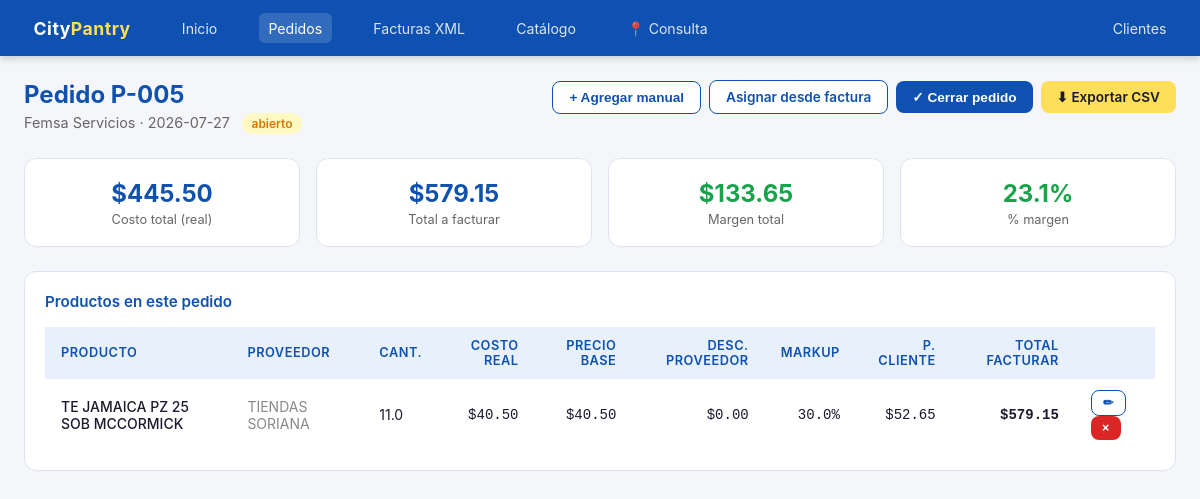
Page /pedidos/2 on the committed database.
### tables this page shows
CREATE TABLE pedidos (
            id INTEGER PRIMARY KEY AUTOINCREMENT,
            numero TEXT NOT NULL UNIQUE,
            cliente_id INTEGER NOT NULL REFERENCES clientes(id),
            fecha DATE NOT NULL,
            status TEXT DEFAULT 'abierto',
            notas TEXT,
            creado_en TIMESTAMP DEFAULT CURRENT_TIMESTAMP
        );

CREATE TABLE clientes (
            id INTEGER PRIMARY KEY AUTOINCREMENT,
            nombre TEXT NOT NULL UNIQUE,
            markup_default REAL DEFAULT 0.15,
            notas TEXT,
            creado_en TIMESTAMP DEFAULT CURRENT_TIMESTAMP
        );

CREATE TABLE productos (
            id INTEGER PRIMARY KEY AUTOINCREMENT,
            nombre TEXT NOT NULL UNIQUE,
            precio_base REAL,
            unidad TEXT,
            categoria TEXT,
            notas TEXT,
            actualizado_en TIMESTAMP DEFAULT CURRENT_TIMESTAMP
        );

### app.py (the view)
@app.route("/pedidos/<int:pedido_id>")
def pedido_detail(pedido_id):
    db = get_db()
    pedido = db.execute("""
        SELECT p.*, c.nombre as cliente_nombre, c.markup_default
        FROM pedidos p JOIN clientes c ON p.cliente_id = c.id
        WHERE p.id=?
    """, (pedido_id,)).fetchone()
    if not pedido:
        flash("Pedido no encontrado", "error")
        return redirect(url_for("pedidos"))
    items = db.execute("""
        SELECT pi.*, f.fecha as factura_fecha, f.proveedor_nombre
        FROM pedido_items pi
        LEFT JOIN conceptos_factura cf ON pi.concepto_id = cf.id
        LEFT JOIN facturas f ON cf.factura_id = f.id
        WHERE pi.pedido_id = ?
    """, (pedido_id,)).fetchall()
    sin_asignar = db.execute("""
        SELECT cf.*, f.fecha, f.proveedor_nombre, f.id as factura_id
        FROM conceptos_factura cf
        JOIN facturas f ON cf.factura_id = f.id
        WHERE cf.id NOT IN (SELECT concepto_id FROM pedido_items WHERE concepto_id IS NOT NULL)
        ORDER BY f.fecha DESC, cf.descripcion
    """).fetchall()
    productos_cat = db.execute("SELECT * FROM productos ORDER BY nombre").fetchall()
    totales = {
        "costo": sum(i["total_costo"] for i in items),
        "facturar": sum(i["total_facturar"] for i in items),
        "margen": sum((i["total_facturar"] - i["total_costo"]) for i in items),
    }
    if totales["facturar"] > 0:
        totales["margen_pct"] = totales["margen"] / totales["facturar"] * 100
    else:
        totales["margen_pct"] = 0
    return render_template("pedido_detail.html", pedido=pedido, items=items,
                           sin_asignar=sin_asignar, productos_cat=productos_cat, totales=totales)

### app.py (called while the page is built)
def get_db():
    db = getattr(g, "_database", None)
    if db is None:
        db = g._database = sqlite3.connect(DATABASE)
        db.row_factory = sqlite3.Row
        db.execute("PRAGMA foreign_keys = ON")
    return db

@app.teardown_appcontext
def close_connection(exception):
    db = getattr(g, "_database", None)
    if db is not None:
        db.close()

### templates/pedido_detail.html (shortened to what this page needs)
{% extends "base.html" %}
{% block content %}
<div class="page-header" style="display:flex; justify-content:space-between; align-items:flex-start; flex-wrap:wrap; gap:1rem;">
  <div>
    <h1>Pedido {{ pedido.numero }}</h1>
    <p>{{ pedido.cliente_nombre }} · {{ pedido.fecha }}
      <span class="badge badge-{{ 'success' if pedido.status == 'cerrado' else 'warning' }}" style="margin-left:.5rem">{{ pedido.status }}</span>
    </p>
  </div>
  <div class="gap">
    {% if pedido.status == 'abierto' %}
    <button class="btn btn-secondary" onclick="openModal('modal-manual')">+ Agregar manual</button>
    <a class="btn btn-secondary" href="/facturas">Asignar desde factura</a>
    <form method="post" action="/pedidos/{{ pedido.id }}/cerrar" onsubmit="return confirm('¿Cerrar este pedido?')">
      <button class="btn btn-primary" type="submit">✓ Cerrar pedido</button>
    </form>
    {% endif %}
    <a class="btn btn-amarillo" href="/pedidos/{{ pedido.id }}/exportar">⬇ Exportar CSV</a>
  </div>
</div>
<div class="stats-grid" style="grid-template-columns: repeat(4, 1fr);">
  <div class="stat-card">
    <div class="stat-num" style="font-size:1.5rem">${{ "%.2f"|format(totales.costo) }}</div>
    <div class="stat-label">Costo total (real)</div>
  </div>
  <div class="stat-card">
    <div class="stat-num" style="font-size:1.5rem; color:var(--azul)">${{ "%.2f"|format(totales.facturar) }}</div>
    <div class="stat-label">Total a facturar</div>
  </div>
  <div class="stat-card">
    <div class="stat-num" style="font-size:1.5rem; color:var(--success)">${{ "%.2f"|format(totales.margen) }}</div>
    <div class="stat-label">Margen total</div>
  </div>
  <div class="stat-card">
    <div class="stat-num" style="font-size:1.5rem; color:var(--success)">{{ "%.1f"|format(totales.margen_pct) }}%</div>
    <div class="stat-label">% margen</div>
  </div>
</div>
<div class="card mb1">
  <div class="card-title">Productos en este pedido</div>
  {% if items %}
  <div class="table-wrap">
    <table>
      <thead><tr>
        <th>Producto</th><th>Proveedor</th><th>Cant.</th>
        <th class="text-right">Costo real</th>
        <th class="text-right">Precio base</th>
        <th class="text-right">Desc. proveedor</th>
        <th class="text-right">Markup</th>
        <th class="text-right">P. Cliente</th>
        <th class="text-right">Total Facturar</th>
        {% if pedido.status == 'abierto' %}<th></th>{% endif %}
      </tr></thead>
      <tbody>
      {% for item in items %}
      <tr>
        <td style="font-weight:500">{{ item.producto_nombre }}</td>
        <td class="text-muted">{{ item.proveedor_nombre or '—' }}</td>
        <td>{{ item.cantidad }}</td>
        <td class="text-right mono">${{ "%.2f"|format(item.costo_real) }}</td>
        <td class="text-right mono">${{ "%.2f"|format(item.precio_base) }}</td>
        <td class="text-right mono {% if item.descuento_proveedor > 0 %}positive{% elif item.descuento_proveedor < 0 %}negative{% endif %}">
          ${{ "%.2f"|format(item.descuento_proveedor) }}
        </td>
        <td class="text-right mono">{{ "%.1f"|format(item.markup_pct * 100) }}%</td>
        <td class="text-right mono">${{ "%.2f"|format(item.precio_cliente) }}</td>
        <td class="text-right mono" style="font-weight:600">${{ "%.2f"|format(item.total_facturar) }}</td>
        {% if pedido.status == 'abierto' %}
        <td>
          <button class="btn btn-sm btn-secondary" onclick="openEditar({{ item.id }}, '{{ item.producto_nombre|replace("'","\\'") }}', {{ item.cantidad }}, {{ item.precio_base }}, {{ item.markup_pct }})">✏</button>
          <form method="post" action="/pedidos/{{ pedido.id }}/item/{{ item.id }}/eliminar" style="display:inline" onsubmit="return confirm('¿Eliminar?')">
            <button class="btn btn-sm btn-danger" type="submit">×</button>
          </form>
        </td>
        {% endif %}
      </tr>
      {% endfor %}
      </tbody>
    </table>
  </div>
  {% else %}
  <p class="text-muted">No hay productos aún. Agrega desde una factura XML o manualmente.</p>
  {% endif %}
</div>
{% endblock %}

### templates/base.html (shortened to what this page needs)
<!DOCTYPE html>
<html lang="es">
<head>
</head>
<body>
<nav>
  <a class="nav-brand" href="/"><span>City</span>Pantry</a>
  <a href="/" {% if request.path == '/' %}class="active"{% endif %}>Inicio</a>
  <a href="/pedidos" {% if '/pedidos' in request.path %}class="active"{% endif %}>Pedidos</a>
  <a href="/facturas" {% if '/facturas' in request.path %}class="active"{% endif %}>Facturas XML</a>
  <a href="/catalogo" {% if '/catalogo' in request.path %}class="active"{% endif %}>Catálogo</a>
  <a href="/consulta" {% if '/consulta' in request.path %}class="active"{% endif %}>📍 Consulta</a>
  <a href="/clientes">Clientes</a>
</nav>
<div class="container">
  {% block content %}{% endblock %}
</div>
</body>
</html>

### templates/base.html (style rules this page uses)
:root { --azul: #0F51B0; --amarillo: #FFDE59; --azul-claro: #e8f0fb; --gris: #f5f6fa; --texto: #1a1a2e; --borde: #dde3f0; --success: #16a34a; --danger: #dc2626; --warning: #d97706; }
* { box-sizing: border-box; margin: 0; padding: 0; }
body { font-family: -apple-system, BlinkMacSystemFont, 'Segoe UI', sans-serif; background: var(--gris); color: var(--texto); font-size: 14px; }
nav { background: var(--azul); color: #fff; padding: 0 1.5rem; display: flex; align-items: center; height: 56px; gap: 2rem; position: sticky; top: 0; z-index: 100; box-shadow: 0 2px 8px rgba(0,0,0,.2); }
.nav-brand { font-weight: 700; font-size: 1.1rem; color: var(--amarillo); text-decoration: none; letter-spacing: .5px; }
.nav-brand span { color: #fff; }
nav a { color: rgba(255,255,255,.85); text-decoration: none; font-size: .88rem; padding: .4rem .6rem; border-radius: 6px; transition: background .15s; }
nav a:hover, nav a.active { background: rgba(255,255,255,.15); color: #fff; }
.container { max-width: 1200px; margin: 0 auto; padding: 1.5rem; }
.page-header { margin-bottom: 1.5rem; }
.page-header h1 { font-size: 1.5rem; font-weight: 700; color: var(--azul); }
.page-header p { color: #666; margin-top: .25rem; font-size: .9rem; }
.card { background: #fff; border-radius: 12px; border: 1px solid var(--borde); padding: 1.25rem; }
.card-title { font-weight: 600; font-size: .95rem; margin-bottom: 1rem; color: var(--azul); }
.stats-grid { display: grid; grid-template-columns: repeat(auto-fit, minmax(160px, 1fr)); gap: 1rem; margin-bottom: 1.5rem; }
.stat-card { background: #fff; border: 1px solid var(--borde); border-radius: 12px; padding: 1.2rem; text-align: center; }
.stat-num { font-size: 2rem; font-weight: 700; color: var(--azul); }
.stat-label { font-size: .8rem; color: #666; margin-top: .25rem; }
.table-wrap { overflow-x: auto; }
table { width: 100%; border-collapse: collapse; }
th { background: var(--azul-claro); color: var(--azul); font-weight: 600; font-size: .8rem; text-transform: uppercase; letter-spacing: .5px; padding: .7rem 1rem; text-align: left; }
td { padding: .65rem 1rem; border-bottom: 1px solid var(--borde); vertical-align: middle; }
tr:last-child td { border-bottom: none; }
.badge { display: inline-block; padding: .2rem .6rem; border-radius: 20px; font-size: .75rem; font-weight: 600; }
.badge-warning { background: #fef9c3; color: var(--warning); }
.btn { display: inline-flex; align-items: center; gap: .4rem; padding: .5rem 1rem; border-radius: 8px; border: none; cursor: pointer; font-size: .85rem; font-weight: 600; text-decoration: none; transition: all .15s; }
.btn-primary { background: var(--azul); color: #fff; }
.btn-secondary { background: #fff; color: var(--azul); border: 1.5px solid var(--azul); }
.btn-danger { background: var(--danger); color: #fff; }
.btn-sm { padding: .3rem .7rem; font-size: .78rem; }
.btn-amarillo { background: var(--amarillo); color: var(--texto); }
.text-right { text-align: right; }
.text-muted { color: #888; }
.gap { display: flex; gap: .5rem; align-items: center; flex-wrap: wrap; }
.mb1 { margin-bottom: 1rem; }
.mono { font-family: monospace; }

### rows in the picture
pedidos: numero "P-005", fecha "2026-07-27", status "abierto"
clientes: cliente_nombre "Femsa Servicios"
productos: producto_nombre "TE JAMAICA PZ 25 SOB MCCORMICK", proveedor_nombre "TIENDAS SORIANA", cantidad "11.0", costo_real "40.50", precio_base "40.50", descuento_proveedor "0.00", markup_pct "30.0", precio_cliente "52.65", total_facturar "579.15"

### other values in the picture
{{ "%.2f"|format(totales.costo) }} "445.50"
{{ "%.2f"|format(totales.facturar) }} "579.15"
{{ "%.2f"|format(totales.margen) }} "133.65"
{{ "%.1f"|format(totales.margen_pct) }} "23.1"
